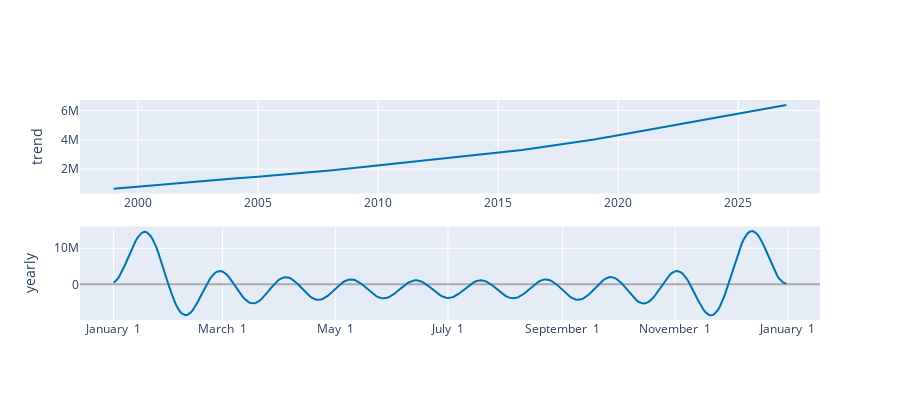

Notebook source saved alongside this figure:
### Code cell
plot_components_plotly(m, forecast)
